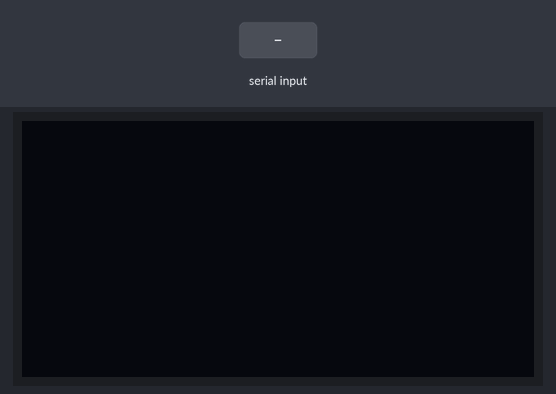
Recording of a program running on a simulated ESP32. Shown: 128×64 one-colour display. The test bench sets the inputs (shaded band).

Above: at 1.4 s.
1.5 s: "1" received over Serial
At 3.0 s:
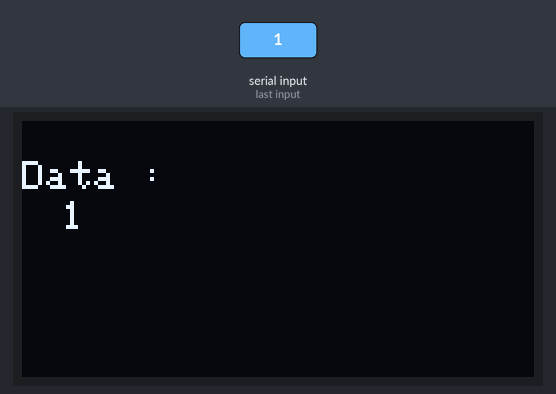
4.0 s: "0" received over Serial
At 5.9 s:
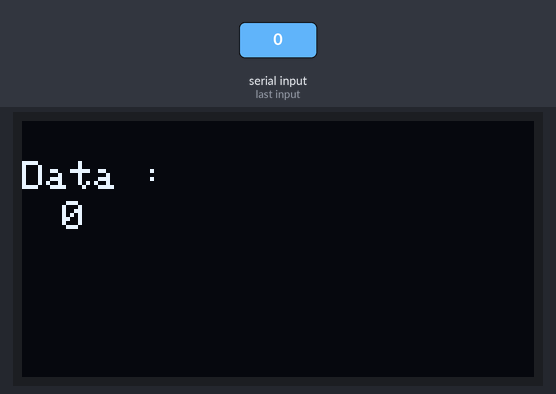
6.5 s: "2" received over Serial
Timing chart, 0 to 9.5 s (numbered marks = the images above; inputs shaded):
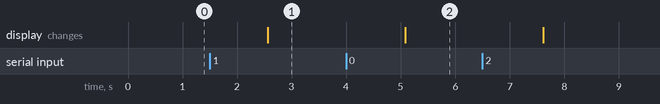

Measured:
- after the input at 1.5 s, the display: changes after 1.1 s (image 1)
- after the input at 4.0 s, the display: changes after 1.1 s (image 2)

The program:

main.cpp
```cpp
#include <Arduino.h>
#include <SoftwareSerial.h>
#include <Adafruit_I2CDevice.h>
#include <Adafruit_GFX.h>
#include <Adafruit_SH110X.h>

#define SCREEN_WIDTH 128
#define SCREEN_HEIGHT 64
#define OLED_RESET -1


SoftwareSerial mySerialLora(27, 26); //TX, RX
Adafruit_SH1106G display(SCREEN_WIDTH, SCREEN_HEIGHT, &Wire, OLED_RESET);


void setup() {
    Serial.begin(9600);
    mySerialLora.begin(9600);
    if (!display.begin(0x3C)) {
        while (true);
    }
    delay(200);
}

void loop() {
    if(Serial.available() > 0){
        String input = Serial.readString();
        mySerialLora.println(input);
        display.clearDisplay();
        display.setTextSize(1);
        display.setTextColor(SH110X_WHITE);
        display.setCursor(0, 10);
        display.println("Data : ");
        display.setCursor(10, 20);
        display.println(input);
        display.display();
        delay(1100);
    }
    delay(100);
}
```
